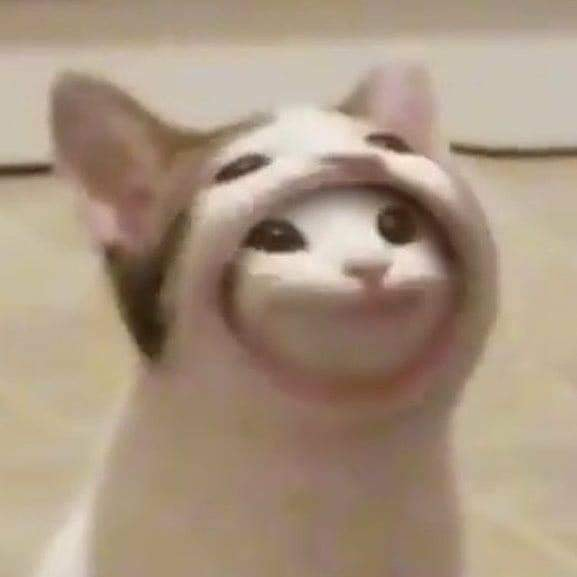
#> input picture sample.jpg, 577 x 577 px
$ python Classwork1_Week3_MakeLine.py
#> lines starting #> are read from the running program, lines starting #| are printed output that depends on the picture; after the words box and inside, x2 and y2 are one past the last pixel; in counts of white or black regions, pixels touching at a corner belong together
import numpy as np
import cv2 as cv

#Create empty image
img = np.zeros([750, 750], dtype=np.uint8)
image = cv.imread('sample.jpg')
#> image is the input picture: shape (577, 577, 3); mean B, G, R 129.1, 149.1, 169.3

x1, y1 = 300, 300
x2, y2 = 500, 325

cv.line(img, (x1, y1), (x2, y2), (255, 255, 255), 5)

#Define the kernel
kernel_size = 35
kernel = np.zeros((kernel_size, kernel_size))
kernel[int((kernel_size - 1) / 2), :] = np.ones(kernel_size)
kernel /= kernel_size

#Apply the motion blur effect using the convolution operation
blurred_img = cv.filter2D(image, -1, kernel)
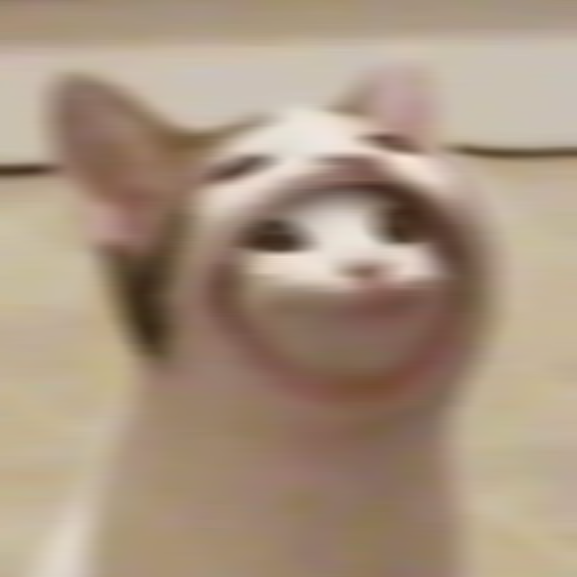
#> blurred_img: shape (577, 577, 3); mean B, G, R 129.1, 149.1, 169.3

#Display the original and blurred images
cv.imshow('Original', img)
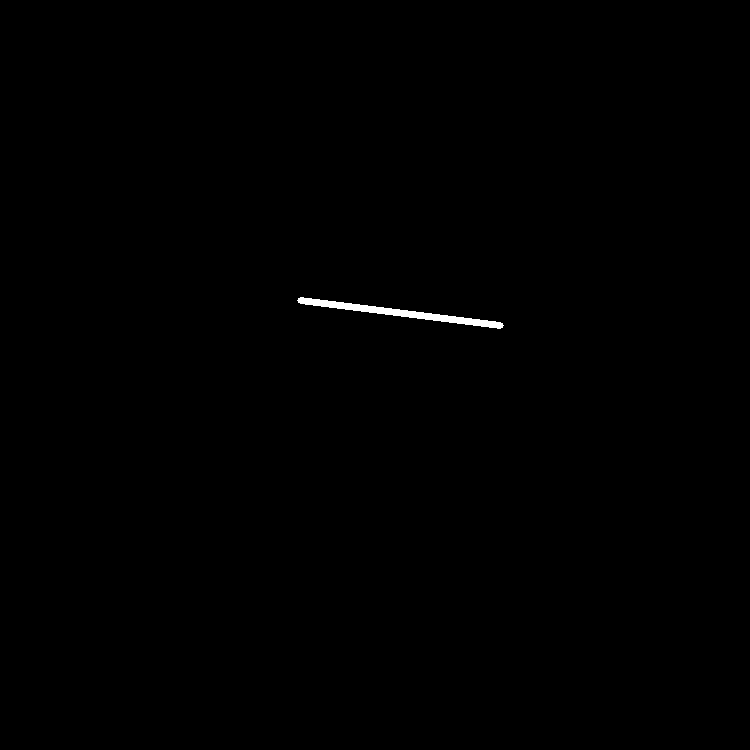
#> window 'Original': shape (750, 750); 0.25% white; 1 white region, box (x1, y1, x2, y2) and area: (297, 297, 504, 329) 1404
cv.imshow('Motion Blur', blurred_img)
cv.imwrite('Classwork2_Week3_MakeLineOutput1.png', img)
cv.imwrite('Classwork2_Week3_MakeLineOutput2.png', blurred_img)

#Wait for a key to be pressed
cv.waitKey(0)

#Clean up
cv.destroyAllWindows()
